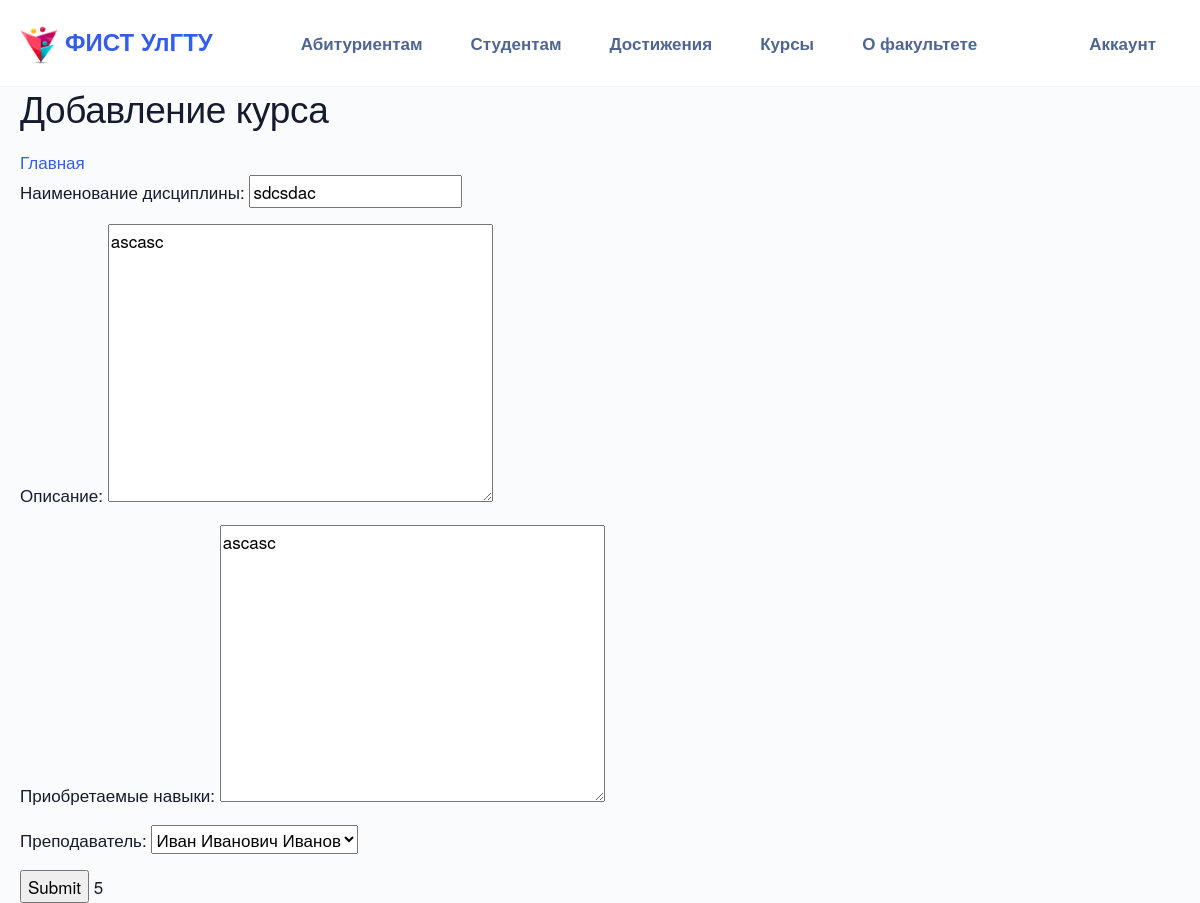
/persons/course/3/edit/, run on the app's committed database.
### persons/models.py (models this page shows)
class Course(models.Model):
	course_id = models.AutoField(primary_key=True)
	name = models.CharField(max_length=50, verbose_name="Наименование дисциплины", db_index=True)
	description = models.TextField(null=True, blank=True, verbose_name="Описание", validators=[validators.MinLengthValidator(10, message="Биография должна быть не короче 10 символов")])
	learning_outcomes = models.TextField(null=True, blank=True, verbose_name="Приобретаемые навыки")
	mooc_url = models.URLField(null=True, error_messages={'invalid': 'Неправильно указан URL адрес'})
	person_id = models.ForeignKey('Person', null=True, on_delete=models.PROTECT, verbose_name='Преподаватель')
	class Meta :
		verbose_name_plural = 'Дисциплины'
		verbose_name = 'Дисциплина'
		ordering= ['name']

class Person(models.Model):
	person_id = models.AutoField(primary_key=True)
	first_name = models.CharField(max_length=50, verbose_name="Имя")
	last_name = models.CharField(max_length=50, verbose_name="Фамилия")
	patronymic = models.CharField(max_length=50, null=True, blank=True)
	bio = models.TextField(null=True, blank=True, validators=[validators.MinLengthValidator(10, message="Биография должна быть не короче 10 символов")])
	email = models.EmailField(null=True, verbose_name="email адрес")
	publications = models.TextField(null=True, blank=True)
	photo = models.ImageField(upload_to ='uploads/', null=True, blank=True)
	def __str__(self):
		return f"{self.first_name} {self.patronymic} {self.last_name}"
	class Meta:
		verbose_name_plural='Преподаватели'
		verbose_name = 'Преподаватель'
		ordering = ['-last_name']

### persons/views.py (the view, shortened to what this page needs)
# urls.py: path('course/<slug:pk>/edit/', CourseUpdateView.as_view(), name="update_course"),
class CourseUpdateView(UpdateView):
	template_name = 'persons/create_course.html'
	model = Course
	form_class = CourseForm
	def get_context_data (self, **kwargs):
		context = super().get_context_data(**kwargs)
		context['dummy'] = 5
		return context

### persons/forms.py
class CourseForm(ModelForm) :
    class Meta:
        model = Course
        fields = ('course_id', 'name', 'description', 'learning_outcomes', 'person_id')

### persons/templates/persons/create_course.html (shortened to what this page needs)
{% extends "header.html" %}
{% block content %}
<h1>Добавление курса</h1>
<div>
    <a href=" {% url 'persons:index' %} ">Главная</a>
    <form method="post">
        {{ form.as_p }}
    <input type="submit" vаluе="Сохранить" />
    {{ dummy }}
</div>
{% endblock %}

### persons/static/persons/style.css (style rules this page uses)
body.main { font-family: "Helvetica Neue", Helvetica, Arial, sans-serif }

### data on the page
Course: name "sdcsdac", description "ascasc", learning_outcomes "ascasc"
Person: person_id "Иван Иванович Иванов"

### other printed values
{{ dummy }} "5"
